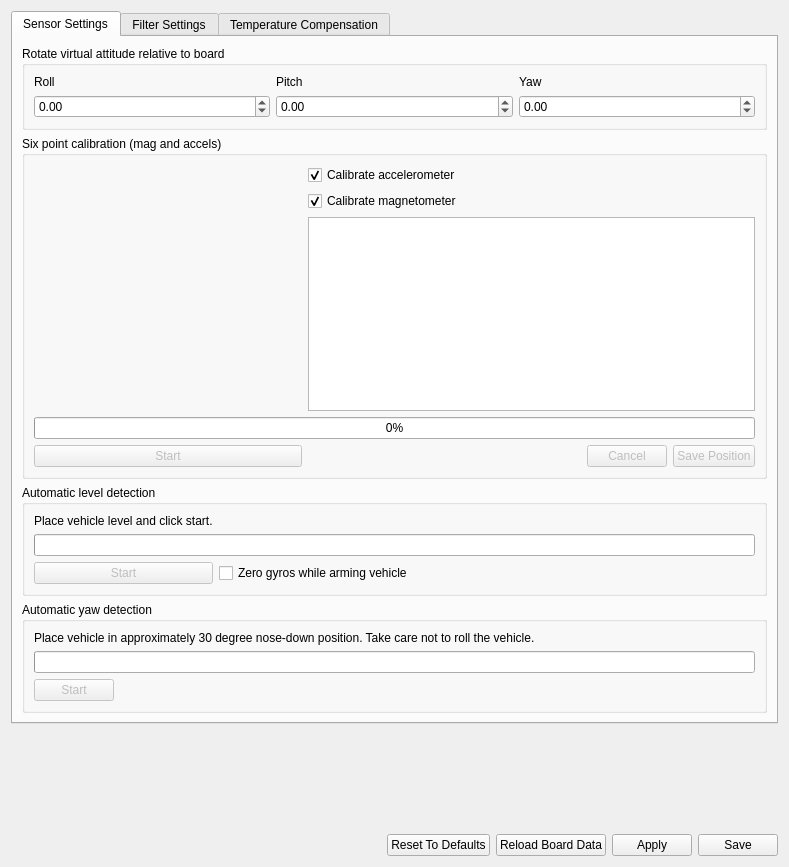
<?xml version="1.0" encoding="UTF-8"?>
<ui version="4.0">
 <class>AttitudeWidget</class>
 <widget class="QWidget" name="AttitudeWidget">
  <property name="geometry">
   <rect>
    <x>0</x>
    <y>0</y>
    <width>789</width>
    <height>867</height>
   </rect>
  </property>
  <property name="windowTitle">
   <string>Form</string>
  </property>
  <layout class="QVBoxLayout" name="verticalLayout_4">
   <item>
    <widget class="QTabWidget" name="tabAttitudeSetting">
     <property name="currentIndex">
      <number>0</number>
     </property>
     <widget class="QWidget" name="tabLeveling">
      <attribute name="title">
       <string>Sensor Settings</string>
      </attribute>
      <layout class="QVBoxLayout" name="verticalLayout_7" stretch="0,0,0,0">
       <item>
        <widget class="QGroupBox" name="groupBox">
         <property name="title">
          <string>Rotate virtual attitude relative to board</string>
         </property>
         <layout class="QGridLayout" name="gridLayout">
          <item row="0" column="1">
           <widget class="QLabel" name="label_8">
            <property name="text">
             <string>Pitch</string>
            </property>
            <property name="alignment">
             <set>Qt::AlignLeading|Qt::AlignLeft|Qt::AlignVCenter</set>
            </property>
           </widget>
          </item>
          <item row="0" column="0">
           <widget class="QLabel" name="label_9">
            <property name="text">
             <string>Roll</string>
            </property>
            <property name="alignment">
             <set>Qt::AlignLeading|Qt::AlignLeft|Qt::AlignVCenter</set>
            </property>
           </widget>
          </item>
          <item row="0" column="2">
           <widget class="QLabel" name="label_10">
            <property name="text">
             <string>Yaw</string>
            </property>
            <property name="alignment">
             <set>Qt::AlignLeading|Qt::AlignLeft|Qt::AlignVCenter</set>
            </property>
           </widget>
          </item>
          <item row="1" column="2">
           <widget class="QDoubleSpinBox" name="yawRotation">
            <property name="minimum">
             <double>-180.000000000000000</double>
            </property>
            <property name="maximum">
             <double>180.000000000000000</double>
            </property>
            <property name="objrelation" stdset="0">
             <stringlist>
              <string>objname:AttitudeSettings</string>
              <string>fieldname:BoardRotation</string>
              <string>element:Yaw</string>
              <string>scale:100.0</string>
              <string>buttongroup:1</string>
             </stringlist>
            </property>
           </widget>
          </item>
          <item row="1" column="1">
           <widget class="QDoubleSpinBox" name="pitchRotation">
            <property name="minimum">
             <double>-90.000000000000000</double>
            </property>
            <property name="maximum">
             <double>90.000000000000000</double>
            </property>
            <property name="objrelation" stdset="0">
             <stringlist>
              <string>objname:AttitudeSettings</string>
              <string>fieldname:BoardRotation</string>
              <string>element:Pitch</string>
              <string>scale:100.0</string>
              <string>buttongroup:1</string>
             </stringlist>
            </property>
           </widget>
          </item>
          <item row="1" column="0">
           <widget class="QDoubleSpinBox" name="rollRotation">
            <property name="minimum">
             <double>-180.000000000000000</double>
            </property>
            <property name="maximum">
             <double>180.000000000000000</double>
            </property>
            <property name="objrelation" stdset="0">
             <stringlist>
              <string>objname:AttitudeSettings</string>
              <string>fieldname:BoardRotation</string>
              <string>element:Roll</string>
              <string>scale:100.0</string>
              <string>buttongroup:1</string>
             </stringlist>
            </property>
           </widget>
          </item>
         </layout>
        </widget>
       </item>
       <item>
        <widget class="QGroupBox" name="groupBox6pt">
         <property name="title">
          <string>Six point calibration (mag and accels)</string>
         </property>
         <layout class="QGridLayout" name="gridLayout_4">
          <item row="3" column="0" colspan="5">
           <widget class="QProgressBar" name="sixPointProgress">
            <property name="value">
             <number>0</number>
            </property>
           </widget>
          </item>
          <item row="2" column="0">
           <widget class="QGraphicsView" name="sixPointHelp">
            <property name="sizePolicy">
             <sizepolicy hsizetype="Expanding" vsizetype="MinimumExpanding">
              <horstretch>0</horstretch>
              <verstretch>0</verstretch>
             </sizepolicy>
            </property>
            <property name="maximumSize">
             <size>
              <width>16777215</width>
              <height>100</height>
             </size>
            </property>
            <property name="toolTip">
             <string>Nice paper plane, eh?</string>
            </property>
            <property name="styleSheet">
             <string notr="true">background:transparent</string>
            </property>
           </widget>
          </item>
          <item row="4" column="3">
           <widget class="QPushButton" name="sixPointCancel">
            <property name="enabled">
             <bool>false</bool>
            </property>
            <property name="text">
             <string>Cancel</string>
            </property>
           </widget>
          </item>
          <item row="4" column="4">
           <widget class="QPushButton" name="sixPointSave">
            <property name="enabled">
             <bool>false</bool>
            </property>
            <property name="toolTip">
             <string>Save settings (only enabled when calibration is running)</string>
            </property>
            <property name="text">
             <string>Save Position</string>
            </property>
           </widget>
          </item>
          <item row="4" column="1">
           <spacer name="horizontalSpacer_3">
            <property name="orientation">
             <enum>Qt::Horizontal</enum>
            </property>
            <property name="sizeHint" stdset="0">
             <size>
              <width>40</width>
              <height>20</height>
             </size>
            </property>
           </spacer>
          </item>
          <item row="0" column="1">
           <widget class="QCheckBox" name="cbCalibrateAccels">
            <property name="text">
             <string>Calibrate accelerometer</string>
            </property>
            <property name="checked">
             <bool>true</bool>
            </property>
           </widget>
          </item>
          <item row="4" column="0">
           <widget class="QPushButton" name="sixPointStart">
            <property name="enabled">
             <bool>false</bool>
            </property>
            <property name="toolTip">
             <string>Launch a sensor range and bias calibration.</string>
            </property>
            <property name="text">
             <string>Start</string>
            </property>
           </widget>
          </item>
          <item row="1" column="1">
           <widget class="QCheckBox" name="cbCalibrateMags">
            <property name="text">
             <string>Calibrate magnetometer</string>
            </property>
            <property name="checked">
             <bool>true</bool>
            </property>
           </widget>
          </item>
          <item row="2" column="1" colspan="4">
           <widget class="QTextEdit" name="sixPointCalibInstructions"/>
          </item>
         </layout>
        </widget>
       </item>
       <item>
        <widget class="QGroupBox" name="groupBox_4">
         <property name="title">
          <string>Automatic level detection</string>
         </property>
         <layout class="QGridLayout" name="gridLayout_3">
          <item row="1" column="0" colspan="3">
           <widget class="QProgressBar" name="accelBiasProgress">
            <property name="value">
             <number>0</number>
            </property>
            <property name="textVisible">
             <bool>false</bool>
            </property>
           </widget>
          </item>
          <item row="2" column="2">
           <spacer name="horizontalSpacer_6">
            <property name="orientation">
             <enum>Qt::Horizontal</enum>
            </property>
            <property name="sizeHint" stdset="0">
             <size>
              <width>40</width>
              <height>20</height>
             </size>
            </property>
           </spacer>
          </item>
          <item row="2" column="1">
           <widget class="QCheckBox" name="zeroGyroBiasOnArming">
            <property name="toolTip">
             <string>If enabled, a fast recalibration of gyro zero point will be done
whenever the frame is armed. Do not move the airframe while
arming it in that case!</string>
            </property>
            <property name="text">
             <string>Zero gyros while arming vehicle</string>
            </property>
            <property name="objrelation" stdset="0">
             <stringlist>
              <string>objname:AttitudeSettings</string>
              <string>fieldname:ZeroDuringArming</string>
              <string>buttongroup:1</string>
             </stringlist>
            </property>
           </widget>
          </item>
          <item row="2" column="0">
           <widget class="QPushButton" name="accelBiasStart">
            <property name="enabled">
             <bool>false</bool>
            </property>
            <property name="toolTip">
             <string>Use a spirit level to make the vehicle as level as possible. In the case of airplanes, the wings should be level with respect to the ground, even if this leads to a slightly nose-up or nose-down fuselage orientation.</string>
            </property>
            <property name="text">
             <string>Start</string>
            </property>
           </widget>
          </item>
          <item row="0" column="0">
           <widget class="QLabel" name="label">
            <property name="text">
             <string>Place vehicle level and click start.</string>
            </property>
           </widget>
          </item>
         </layout>
        </widget>
       </item>
       <item>
        <widget class="QGroupBox" name="groupBox_5">
         <property name="title">
          <string>Automatic yaw detection</string>
         </property>
         <layout class="QGridLayout" name="gridLayout_8">
          <item row="3" column="0">
           <widget class="QPushButton" name="yawOrientationStart">
            <property name="enabled">
             <bool>false</bool>
            </property>
            <property name="toolTip">
             <string>It is very important to keep the vehicle still during this test. Do your best only to pitch the vehicle forward, without adding any roll. Make sure to validate the results in the PFD before saving.</string>
            </property>
            <property name="text">
             <string>Start</string>
            </property>
           </widget>
          </item>
          <item row="3" column="1">
           <spacer name="horizontalSpacer_5">
            <property name="orientation">
             <enum>Qt::Horizontal</enum>
            </property>
            <property name="sizeHint" stdset="0">
             <size>
              <width>40</width>
              <height>20</height>
             </size>
            </property>
           </spacer>
          </item>
          <item row="1" column="0" colspan="3">
           <widget class="QLabel" name="label_18">
            <property name="text">
             <string>Place vehicle in approximately 30 degree nose-down position. Take care not to roll the vehicle.</string>
            </property>
           </widget>
          </item>
          <item row="2" column="0" colspan="3">
           <widget class="QProgressBar" name="pb_yawCalibration">
            <property name="value">
             <number>0</number>
            </property>
            <property name="textVisible">
             <bool>false</bool>
            </property>
           </widget>
          </item>
         </layout>
        </widget>
       </item>
      </layout>
     </widget>
     <widget class="QWidget" name="tabComplimentary">
      <attribute name="title">
       <string>Filter Settings</string>
      </attribute>
      <layout class="QVBoxLayout" name="verticalLayout_2">
       <item>
        <layout class="QFormLayout" name="formLayout_2">
         <property name="fieldGrowthPolicy">
          <enum>QFormLayout::FieldsStayAtSizeHint</enum>
         </property>
         <item row="0" column="0">
          <widget class="QLabel" name="label_20">
           <property name="text">
            <string>Attitude Algorithm:</string>
           </property>
          </widget>
         </item>
         <item row="0" column="1">
          <widget class="QComboBox" name="algorithm">
           <property name="toolTip">
            <string>Select the sensor integration algorithm here.
&quot;Simple&quot; only uses accelerometer values
&quot;INSGPS&quot; the full featured algorithm integrating all sensors</string>
           </property>
           <property name="objrelation" stdset="0">
            <stringlist>
             <string>objname:StateEstimation</string>
             <string>fieldname:AttitudeFilter</string>
            </stringlist>
           </property>
          </widget>
         </item>
         <item row="1" column="0">
          <widget class="QLabel" name="label_19">
           <property name="text">
            <string>Navigation Algorithm:</string>
           </property>
          </widget>
         </item>
         <item row="1" column="1">
          <widget class="QComboBox" name="comboBox">
           <property name="objrelation" stdset="0">
            <stringlist>
             <string>objname:StateEstimation</string>
             <string>fieldname:NavigationFilter</string>
            </stringlist>
           </property>
          </widget>
         </item>
         <item row="2" column="0">
          <widget class="QLabel" name="label_2">
           <property name="text">
            <string>Home Location</string>
           </property>
          </widget>
         </item>
         <item row="2" column="1">
          <layout class="QHBoxLayout" name="horizontalLayout_4">
           <item>
            <widget class="QRadioButton" name="homeLocationSet">
             <property name="enabled">
              <bool>false</bool>
             </property>
             <property name="toolTip">
              <string>Saves the Home Location. This is only enabled
if the Home Location is set, i.e. if the GPS fix is
successful.

Disabled if there is no GPS fix.</string>
             </property>
             <property name="text">
              <string>Set</string>
             </property>
             <property name="checked">
              <bool>true</bool>
             </property>
            </widget>
           </item>
           <item>
            <widget class="QRadioButton" name="homeLocationClear">
             <property name="enabled">
              <bool>true</bool>
             </property>
             <property name="toolTip">
              <string>Clears the HomeLocation: only makes sense if you save
to SD. This will force the INS to use the next GPS fix as the
new home location unless it is in indoor mode.</string>
             </property>
             <property name="text">
              <string>Clear</string>
             </property>
            </widget>
           </item>
          </layout>
         </item>
        </layout>
       </item>
       <item>
        <spacer name="verticalSpacer">
         <property name="orientation">
          <enum>Qt::Vertical</enum>
         </property>
         <property name="sizeType">
          <enum>QSizePolicy::Fixed</enum>
         </property>
         <property name="sizeHint" stdset="0">
          <size>
           <width>20</width>
           <height>15</height>
          </size>
         </property>
        </spacer>
       </item>
       <item>
        <widget class="QGroupBox" name="groupBox_3">
         <property name="sizePolicy">
          <sizepolicy hsizetype="Minimum" vsizetype="Preferred">
           <horstretch>0</horstretch>
           <verstretch>0</verstretch>
          </sizepolicy>
         </property>
         <property name="title">
          <string>Complementary filter settings</string>
         </property>
         <layout class="QGridLayout" name="gridLayout_5">
          <item row="2" column="0">
           <widget class="QLabel" name="label_6">
            <property name="text">
             <string>Accelerometer Ki</string>
            </property>
           </widget>
          </item>
          <item row="2" column="1">
           <widget class="QDoubleSpinBox" name="AccelKi">
            <property name="sizePolicy">
             <sizepolicy hsizetype="Minimum" vsizetype="Fixed">
              <horstretch>0</horstretch>
              <verstretch>0</verstretch>
             </sizepolicy>
            </property>
            <property name="decimals">
             <number>6</number>
            </property>
            <property name="maximum">
             <double>0.010000000000000</double>
            </property>
            <property name="singleStep">
             <double>0.000001000000000</double>
            </property>
            <property name="objrelation" stdset="0">
             <stringlist>
              <string>objname:AttitudeSettings</string>
              <string>fieldname:AccelKi</string>
              <string>buttongroup:1</string>
             </stringlist>
            </property>
           </widget>
          </item>
          <item row="1" column="1">
           <widget class="QDoubleSpinBox" name="AccelKp">
            <property name="sizePolicy">
             <sizepolicy hsizetype="Minimum" vsizetype="Fixed">
              <horstretch>0</horstretch>
              <verstretch>0</verstretch>
             </sizepolicy>
            </property>
            <property name="decimals">
             <number>3</number>
            </property>
            <property name="maximum">
             <double>0.200000000000000</double>
            </property>
            <property name="singleStep">
             <double>0.001000000000000</double>
            </property>
            <property name="objrelation" stdset="0">
             <stringlist>
              <string>objname:AttitudeSettings</string>
              <string>fieldname:AccelKp</string>
              <string>buttongroup:1</string>
             </stringlist>
            </property>
           </widget>
          </item>
          <item row="1" column="0">
           <widget class="QLabel" name="label_5">
            <property name="text">
             <string>Accelerometer Kp</string>
            </property>
           </widget>
          </item>
          <item row="2" column="2">
           <widget class="QLabel" name="horizontalSpacerLabel">
            <property name="text">
             <string/>
            </property>
           </widget>
          </item>
          <item row="3" column="0">
           <widget class="QLabel" name="label_7">
            <property name="text">
             <string>Accel filter tau</string>
            </property>
           </widget>
          </item>
          <item row="3" column="1">
           <widget class="QDoubleSpinBox" name="AccelTau">
            <property name="decimals">
             <number>3</number>
            </property>
            <property name="objrelation" stdset="0">
             <stringlist>
              <string>objname:AttitudeSettings</string>
              <string>fieldname:AccelTau</string>
              <string>buttongroup:1</string>
             </stringlist>
            </property>
           </widget>
          </item>
         </layout>
        </widget>
       </item>
       <item>
        <spacer name="verticalSpacer_3">
         <property name="orientation">
          <enum>Qt::Vertical</enum>
         </property>
         <property name="sizeHint" stdset="0">
          <size>
           <width>20</width>
           <height>369</height>
          </size>
         </property>
        </spacer>
       </item>
      </layout>
     </widget>
     <widget class="QWidget" name="tabTempCal">
      <attribute name="title">
       <string>Temperature Compensation</string>
      </attribute>
      <layout class="QVBoxLayout" name="verticalLayout">
       <item>
        <layout class="QHBoxLayout" name="horizontalLayout_2">
         <item>
          <widget class="QProgressBar" name="tempCalProgress">
           <property name="value">
            <number>0</number>
           </property>
          </widget>
         </item>
         <item>
          <widget class="QLabel" name="label_3">
           <property name="text">
            <string>Temperature range: </string>
           </property>
          </widget>
         </item>
         <item>
          <widget class="QSpinBox" name="tempCalRange">
           <property name="toolTip">
            <string>&lt;html&gt;&lt;head/&gt;&lt;body&gt;&lt;p&gt;Select the range of temperature to use for calibration.&lt;/p&gt;&lt;/body&gt;&lt;/html&gt;</string>
           </property>
           <property name="suffix">
            <string> deg C</string>
           </property>
           <property name="prefix">
            <string/>
           </property>
           <property name="value">
            <number>45</number>
           </property>
          </widget>
         </item>
        </layout>
       </item>
       <item>
        <widget class="Line" name="line">
         <property name="orientation">
          <enum>Qt::Horizontal</enum>
         </property>
        </widget>
       </item>
       <item>
        <widget class="QGroupBox" name="groupBox_2">
         <property name="title">
          <string>Fitted Coefficients</string>
         </property>
         <layout class="QGridLayout" name="gridLayout_7">
          <item row="0" column="0">
           <layout class="QGridLayout" name="gridLayout_6">
            <item row="2" column="4">
             <widget class="QDoubleSpinBox" name="xGyroField_5">
              <property name="decimals">
               <number>5</number>
              </property>
              <property name="minimum">
               <double>-180.000000000000000</double>
              </property>
              <property name="maximum">
               <double>180.000000000000000</double>
              </property>
              <property name="objrelation" stdset="0">
               <stringlist>
                <string>objname:SensorSettings</string>
                <string>fieldname:YGyroTempCoeff</string>
                <string>element:T3</string>
                <string>scale:1</string>
                <string>buttongroup:1</string>
               </stringlist>
              </property>
             </widget>
            </item>
            <item row="3" column="2">
             <widget class="QDoubleSpinBox" name="xGyroField_10">
              <property name="decimals">
               <number>5</number>
              </property>
              <property name="minimum">
               <double>-180.000000000000000</double>
              </property>
              <property name="maximum">
               <double>180.000000000000000</double>
              </property>
              <property name="objrelation" stdset="0">
               <stringlist>
                <string>objname:SensorSettings</string>
                <string>fieldname:ZGyroTempCoeff</string>
                <string>element:T</string>
                <string>scale:1</string>
                <string>buttongroup:1</string>
               </stringlist>
              </property>
             </widget>
            </item>
            <item row="1" column="4">
             <widget class="QDoubleSpinBox" name="xGyroField_4">
              <property name="decimals">
               <number>5</number>
              </property>
              <property name="minimum">
               <double>-180.000000000000000</double>
              </property>
              <property name="maximum">
               <double>180.000000000000000</double>
              </property>
              <property name="objrelation" stdset="0">
               <stringlist>
                <string>objname:SensorSettings</string>
                <string>fieldname:XGyroTempCoeff</string>
                <string>element:T3</string>
                <string>scale:1</string>
                <string>buttongroup:1</string>
               </stringlist>
              </property>
             </widget>
            </item>
            <item row="1" column="2">
             <widget class="QDoubleSpinBox" name="xGyroField_2">
              <property name="decimals">
               <number>5</number>
              </property>
              <property name="minimum">
               <double>-180.000000000000000</double>
              </property>
              <property name="maximum">
               <double>180.000000000000000</double>
              </property>
              <property name="objrelation" stdset="0">
               <stringlist>
                <string>objname:SensorSettings</string>
                <string>fieldname:XGyroTempCoeff</string>
                <string>element:T</string>
                <string>scale:1</string>
                <string>buttongroup:1</string>
               </stringlist>
              </property>
             </widget>
            </item>
            <item row="0" column="3">
             <widget class="QLabel" name="label_14">
              <property name="text">
               <string>T^2</string>
              </property>
              <property name="alignment">
               <set>Qt::AlignCenter</set>
              </property>
             </widget>
            </item>
            <item row="3" column="1">
             <widget class="QDoubleSpinBox" name="xGyroField_11">
              <property name="decimals">
               <number>5</number>
              </property>
              <property name="minimum">
               <double>-180.000000000000000</double>
              </property>
              <property name="maximum">
               <double>180.000000000000000</double>
              </property>
              <property name="objrelation" stdset="0">
               <stringlist>
                <string>objname:SensorSettings</string>
                <string>fieldname:ZGyroTempCoeff</string>
                <string>element:1</string>
                <string>scale:1</string>
                <string>buttongroup:1</string>
               </stringlist>
              </property>
             </widget>
            </item>
            <item row="1" column="1">
             <widget class="QDoubleSpinBox" name="xGyroField_1">
              <property name="decimals">
               <number>5</number>
              </property>
              <property name="minimum">
               <double>-180.000000000000000</double>
              </property>
              <property name="maximum">
               <double>180.000000000000000</double>
              </property>
              <property name="objrelation" stdset="0">
               <stringlist>
                <string>objname:SensorSettings</string>
                <string>fieldname:XGyroTempCoeff</string>
                <string>element:1</string>
                <string>scale:1</string>
                <string>buttongroup:1</string>
               </stringlist>
              </property>
             </widget>
            </item>
            <item row="0" column="1">
             <widget class="QLabel" name="label_16">
              <property name="text">
               <string>Constant</string>
              </property>
              <property name="alignment">
               <set>Qt::AlignCenter</set>
              </property>
             </widget>
            </item>
            <item row="1" column="3">
             <widget class="QDoubleSpinBox" name="xGyroField_3">
              <property name="decimals">
               <number>5</number>
              </property>
              <property name="minimum">
               <double>-180.000000000000000</double>
              </property>
              <property name="maximum">
               <double>180.000000000000000</double>
              </property>
              <property name="objrelation" stdset="0">
               <stringlist>
                <string>objname:SensorSettings</string>
                <string>fieldname:XGyroTempCoeff</string>
                <string>element:T2</string>
                <string>scale:1</string>
                <string>buttongroup:1</string>
               </stringlist>
              </property>
             </widget>
            </item>
            <item row="2" column="1">
             <widget class="QDoubleSpinBox" name="xGyroField_7">
              <property name="decimals">
               <number>5</number>
              </property>
              <property name="minimum">
               <double>-180.000000000000000</double>
              </property>
              <property name="maximum">
               <double>180.000000000000000</double>
              </property>
              <property name="objrelation" stdset="0">
               <stringlist>
                <string>objname:SensorSettings</string>
                <string>fieldname:YGyroTempCoeff</string>
                <string>element:1</string>
                <string>scale:1</string>
                <string>buttongroup:1</string>
               </stringlist>
              </property>
             </widget>
            </item>
            <item row="2" column="2">
             <widget class="QDoubleSpinBox" name="xGyroField_6">
              <property name="decimals">
               <number>5</number>
              </property>
              <property name="minimum">
               <double>-180.000000000000000</double>
              </property>
              <property name="maximum">
               <double>180.000000000000000</double>
              </property>
              <property name="objrelation" stdset="0">
               <stringlist>
                <string>objname:SensorSettings</string>
                <string>fieldname:YGyroTempCoeff</string>
                <string>element:T</string>
                <string>scale:1</string>
                <string>buttongroup:1</string>
               </stringlist>
              </property>
             </widget>
            </item>
            <item row="0" column="4">
             <widget class="QLabel" name="label_11">
              <property name="text">
               <string>T^3</string>
              </property>
              <property name="alignment">
               <set>Qt::AlignCenter</set>
              </property>
             </widget>
            </item>
            <item row="2" column="0">
             <widget class="QLabel" name="label_12">
              <property name="text">
               <string>Y Gyro</string>
              </property>
             </widget>
            </item>
            <item row="2" column="3">
             <widget class="QDoubleSpinBox" name="xGyroField_8">
              <property name="decimals">
               <number>5</number>
              </property>
              <property name="minimum">
               <double>-180.000000000000000</double>
              </property>
              <property name="maximum">
               <double>180.000000000000000</double>
              </property>
              <property name="objrelation" stdset="0">
               <stringlist>
                <string>objname:SensorSettings</string>
                <string>fieldname:YGyroTempCoeff</string>
                <string>element:T2</string>
                <string>scale:1</string>
                <string>buttongroup:1</string>
               </stringlist>
              </property>
             </widget>
            </item>
            <item row="1" column="0">
             <widget class="QLabel" name="label_15">
              <property name="sizePolicy">
               <sizepolicy hsizetype="Minimum" vsizetype="Preferred">
                <horstretch>0</horstretch>
                <verstretch>0</verstretch>
               </sizepolicy>
              </property>
              <property name="maximumSize">
               <size>
                <width>60</width>
                <height>16777215</height>
               </size>
              </property>
              <property name="text">
               <string>X Gyro</string>
              </property>
             </widget>
            </item>
            <item row="3" column="4">
             <widget class="QDoubleSpinBox" name="xGyroField_9">
              <property name="decimals">
               <number>5</number>
              </property>
              <property name="minimum">
               <double>-180.000000000000000</double>
              </property>
              <property name="maximum">
               <double>180.000000000000000</double>
              </property>
              <property name="objrelation" stdset="0">
               <stringlist>
                <string>objname:SensorSettings</string>
                <string>fieldname:ZGyroTempCoeff</string>
                <string>element:T3</string>
                <string>scale:1</string>
                <string>buttongroup:1</string>
               </stringlist>
              </property>
             </widget>
            </item>
            <item row="0" column="2">
             <widget class="QLabel" name="label_17">
              <property name="text">
               <string>T</string>
              </property>
              <property name="alignment">
               <set>Qt::AlignCenter</set>
              </property>
             </widget>
            </item>
            <item row="3" column="3">
             <widget class="QDoubleSpinBox" name="xGyroField_12">
              <property name="decimals">
               <number>5</number>
              </property>
              <property name="minimum">
               <double>-180.000000000000000</double>
              </property>
              <property name="maximum">
               <double>180.000000000000000</double>
              </property>
              <property name="objrelation" stdset="0">
               <stringlist>
                <string>objname:SensorSettings</string>
                <string>fieldname:ZGyroTempCoeff</string>
                <string>element:T2</string>
                <string>scale:1</string>
                <string>buttongroup:1</string>
               </stringlist>
              </property>
             </widget>
            </item>
            <item row="3" column="0">
             <widget class="QLabel" name="label_13">
              <property name="text">
               <string>Z Gyro</string>
              </property>
             </widget>
            </item>
            <item row="0" column="5">
             <spacer name="horizontalSpacer_4">
              <property name="orientation">
               <enum>Qt::Horizontal</enum>
              </property>
              <property name="sizeHint" stdset="0">
               <size>
                <width>40</width>
                <height>20</height>
               </size>
              </property>
             </spacer>
            </item>
           </layout>
          </item>
         </layout>
        </widget>
       </item>
       <item>
        <widget class="TempCompCurve" name="xGyroTemp" native="true">
         <property name="sizePolicy">
          <sizepolicy hsizetype="Preferred" vsizetype="Expanding">
           <horstretch>0</horstretch>
           <verstretch>0</verstretch>
          </sizepolicy>
         </property>
         <property name="minimumSize">
          <size>
           <width>0</width>
           <height>100</height>
          </size>
         </property>
        </widget>
       </item>
       <item>
        <widget class="TempCompCurve" name="yGyroTemp" native="true">
         <property name="sizePolicy">
          <sizepolicy hsizetype="Preferred" vsizetype="Expanding">
           <horstretch>0</horstretch>
           <verstretch>0</verstretch>
          </sizepolicy>
         </property>
         <property name="minimumSize">
          <size>
           <width>0</width>
           <height>100</height>
          </size>
         </property>
        </widget>
       </item>
       <item>
        <widget class="TempCompCurve" name="zGyroTemp" native="true">
         <property name="sizePolicy">
          <sizepolicy hsizetype="Preferred" vsizetype="Expanding">
           <horstretch>0</horstretch>
           <verstretch>0</verstretch>
          </sizepolicy>
         </property>
         <property name="minimumSize">
          <size>
           <width>0</width>
           <height>100</height>
          </size>
         </property>
        </widget>
       </item>
       <item>
        <widget class="QLabel" name="tempCalMessage">
         <property name="maximumSize">
          <size>
           <width>16777215</width>
           <height>50</height>
          </size>
         </property>
         <property name="text">
          <string/>
         </property>
        </widget>
       </item>
       <item>
        <layout class="QHBoxLayout" name="horizontalLayout">
         <item>
          <widget class="QPushButton" name="startTempCal">
           <property name="text">
            <string>Start Temperature Calibration</string>
           </property>
          </widget>
         </item>
         <item>
          <widget class="QPushButton" name="acceptTempCal">
           <property name="text">
            <string>Accept Temperature Calibration</string>
           </property>
          </widget>
         </item>
         <item>
          <widget class="QPushButton" name="cancelTempCal">
           <property name="enabled">
            <bool>false</bool>
           </property>
           <property name="text">
            <string>Cancel Temperature Calibration</string>
           </property>
          </widget>
         </item>
        </layout>
       </item>
      </layout>
     </widget>
    </widget>
   </item>
   <item>
    <spacer name="verticalSpacer_2">
     <property name="orientation">
      <enum>Qt::Vertical</enum>
     </property>
     <property name="sizeHint" stdset="0">
      <size>
       <width>20</width>
       <height>40</height>
      </size>
     </property>
    </spacer>
   </item>
   <item>
    <layout class="QHBoxLayout" name="horizontalLayout_3">
     <item>
      <spacer name="horizontalSpacer">
       <property name="orientation">
        <enum>Qt::Horizontal</enum>
       </property>
       <property name="sizeHint" stdset="0">
        <size>
         <width>40</width>
         <height>20</height>
        </size>
       </property>
      </spacer>
     </item>
     <item>
      <widget class="QPushButton" name="Help">
       <property name="sizePolicy">
        <sizepolicy hsizetype="Fixed" vsizetype="Fixed">
         <horstretch>0</horstretch>
         <verstretch>0</verstretch>
        </sizepolicy>
       </property>
       <property name="maximumSize">
        <size>
         <width>32</width>
         <height>32</height>
        </size>
       </property>
       <property name="font">
        <font>
         <kerning>true</kerning>
        </font>
       </property>
       <property name="text">
        <string/>
       </property>
       <property name="icon">
        <iconset resource="../coreplugin/core.qrc">
         <normaloff>:/core/images/helpicon.svg</normaloff>:/core/images/helpicon.svg</iconset>
       </property>
       <property name="iconSize">
        <size>
         <width>32</width>
         <height>32</height>
        </size>
       </property>
       <property name="shortcut">
        <string>Ctrl+S</string>
       </property>
       <property name="default">
        <bool>false</bool>
       </property>
       <property name="flat">
        <bool>true</bool>
       </property>
       <property name="objrelation" stdset="0">
        <stringlist>
         <string>button:help</string>
         <string>url:https://github.com/TauLabs/TauLabs/wiki/OnlineHelp:-Attitude</string>
        </stringlist>
       </property>
      </widget>
     </item>
     <item>
      <widget class="QPushButton" name="resetButton">
       <property name="minimumSize">
        <size>
         <width>0</width>
         <height>0</height>
        </size>
       </property>
       <property name="maximumSize">
        <size>
         <width>16777215</width>
         <height>16777215</height>
        </size>
       </property>
       <property name="toolTip">
        <string>Load default CameraStabilization settings except output channels into GCS.

Loaded settings are not applied automatically. You have to click the
Apply or Save button afterwards.</string>
       </property>
       <property name="text">
        <string>Reset To Defaults</string>
       </property>
       <property name="objrelation" stdset="0">
        <stringlist>
         <string>button:default</string>
         <string>buttongroup:1</string>
        </stringlist>
       </property>
      </widget>
     </item>
     <item>
      <widget class="QPushButton" name="reloadButton">
       <property name="minimumSize">
        <size>
         <width>0</width>
         <height>0</height>
        </size>
       </property>
       <property name="maximumSize">
        <size>
         <width>16777215</width>
         <height>16777215</height>
        </size>
       </property>
       <property name="toolTip">
        <string>Reloads saved CameraStabilization settings  except output channels
from board into GCS. Useful if you have accidentally changed some
settings.

Loaded settings are not applied automatically. You have to click the
Apply or Save button afterwards.</string>
       </property>
       <property name="text">
        <string>Reload Board Data</string>
       </property>
       <property name="objrelation" stdset="0">
        <stringlist>
         <string>button:reload</string>
         <string>buttongroup:1</string>
        </stringlist>
       </property>
      </widget>
     </item>
     <item>
      <widget class="QPushButton" name="applyButton">
       <property name="toolTip">
        <string>Save settings to the board (RAM only).

This does not save the calibration settings, this is done using the
specific calibration button on top of the screen.</string>
       </property>
       <property name="text">
        <string>Apply</string>
       </property>
       <property name="objrelation" stdset="0">
        <string>button:apply</string>
       </property>
      </widget>
     </item>
     <item>
      <widget class="QPushButton" name="saveButton">
       <property name="toolTip">
        <string>Send settings to the board, and save to the non-volatile memory.</string>
       </property>
       <property name="text">
        <string>Save</string>
       </property>
       <property name="checked">
        <bool>false</bool>
       </property>
       <property name="objrelation" stdset="0">
        <string>button:save</string>
       </property>
      </widget>
     </item>
    </layout>
   </item>
  </layout>
 </widget>
 <customwidgets>
  <customwidget>
   <class>TempCompCurve</class>
   <extends>QWidget</extends>
   <header>tempcompcurve.h</header>
   <container>1</container>
  </customwidget>
 </customwidgets>
 <resources>
  <include location="../coreplugin/core.qrc"/>
 </resources>
 <connections/>
</ui>
